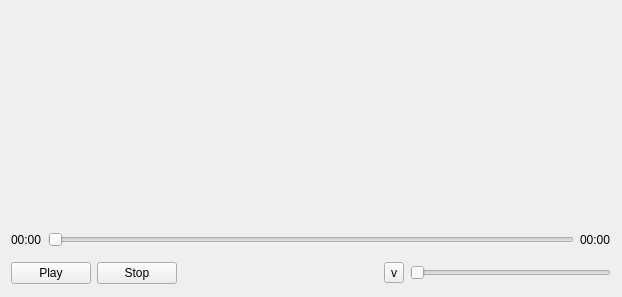
<?xml version="1.0" encoding="UTF-8"?>
<ui version="4.0">
 <class>QMPlayerUI</class>
 <widget class="QWidget" name="QMPlayerUI">
  <property name="geometry">
   <rect>
    <x>0</x>
    <y>0</y>
    <width>622</width>
    <height>297</height>
   </rect>
  </property>
  <property name="windowTitle">
   <string>Form</string>
  </property>
  <layout class="QVBoxLayout" name="verticalLayout">
   <property name="bottomMargin">
    <number>9</number>
   </property>
   <item>
    <widget class="QWidget" name="widget_3" native="true">
     <layout class="QHBoxLayout" name="horizontalLayout_3">
      <item>
       <spacer name="horizontalSpacer_2">
        <property name="orientation">
         <enum>Qt::Horizontal</enum>
        </property>
        <property name="sizeType">
         <enum>QSizePolicy::Fixed</enum>
        </property>
        <property name="sizeHint" stdset="0">
         <size>
          <width>120</width>
          <height>20</height>
         </size>
        </property>
       </spacer>
      </item>
      <item>
       <widget class="QWidget" name="widget_show" native="true"/>
      </item>
      <item>
       <spacer name="horizontalSpacer_3">
        <property name="orientation">
         <enum>Qt::Horizontal</enum>
        </property>
        <property name="sizeType">
         <enum>QSizePolicy::Fixed</enum>
        </property>
        <property name="sizeHint" stdset="0">
         <size>
          <width>120</width>
          <height>20</height>
         </size>
        </property>
       </spacer>
      </item>
     </layout>
    </widget>
   </item>
   <item>
    <widget class="QWidget" name="widget" native="true">
     <property name="maximumSize">
      <size>
       <width>16777215</width>
       <height>24</height>
      </size>
     </property>
     <layout class="QHBoxLayout" name="horizontalLayout_2">
      <property name="leftMargin">
       <number>0</number>
      </property>
      <property name="topMargin">
       <number>0</number>
      </property>
      <property name="rightMargin">
       <number>0</number>
      </property>
      <property name="bottomMargin">
       <number>0</number>
      </property>
      <item>
       <widget class="QLabel" name="label_timepos">
        <property name="text">
         <string>00:00</string>
        </property>
       </widget>
      </item>
      <item>
       <widget class="QSlider" name="horizontalSlider_seek">
        <property name="orientation">
         <enum>Qt::Horizontal</enum>
        </property>
       </widget>
      </item>
      <item>
       <widget class="QLabel" name="label_timelength">
        <property name="text">
         <string>00:00</string>
        </property>
       </widget>
      </item>
     </layout>
    </widget>
   </item>
   <item>
    <widget class="QWidget" name="widget_2" native="true">
     <property name="maximumSize">
      <size>
       <width>16777215</width>
       <height>30</height>
      </size>
     </property>
     <layout class="QHBoxLayout" name="horizontalLayout">
      <property name="leftMargin">
       <number>0</number>
      </property>
      <property name="topMargin">
       <number>0</number>
      </property>
      <property name="rightMargin">
       <number>0</number>
      </property>
      <property name="bottomMargin">
       <number>0</number>
      </property>
      <item>
       <widget class="HNPushButton" name="btn_play">
        <property name="text">
         <string>Play</string>
        </property>
       </widget>
      </item>
      <item>
       <widget class="HNPushButton" name="btn_stop">
        <property name="text">
         <string>Stop</string>
        </property>
       </widget>
      </item>
      <item>
       <spacer name="horizontalSpacer">
        <property name="orientation">
         <enum>Qt::Horizontal</enum>
        </property>
        <property name="sizeHint" stdset="0">
         <size>
          <width>40</width>
          <height>20</height>
         </size>
        </property>
       </spacer>
      </item>
      <item>
       <widget class="QToolButton" name="toolButton_mute">
        <property name="text">
         <string>v</string>
        </property>
       </widget>
      </item>
      <item>
       <widget class="QSlider" name="sliderVol">
        <property name="orientation">
         <enum>Qt::Horizontal</enum>
        </property>
       </widget>
      </item>
     </layout>
    </widget>
   </item>
  </layout>
 </widget>
 <customwidgets>
  <customwidget>
   <class>HNPushButton</class>
   <extends>QPushButton</extends>
   <header>hnpushbutton.h</header>
  </customwidget>
 </customwidgets>
 <resources/>
 <connections/>
</ui>
